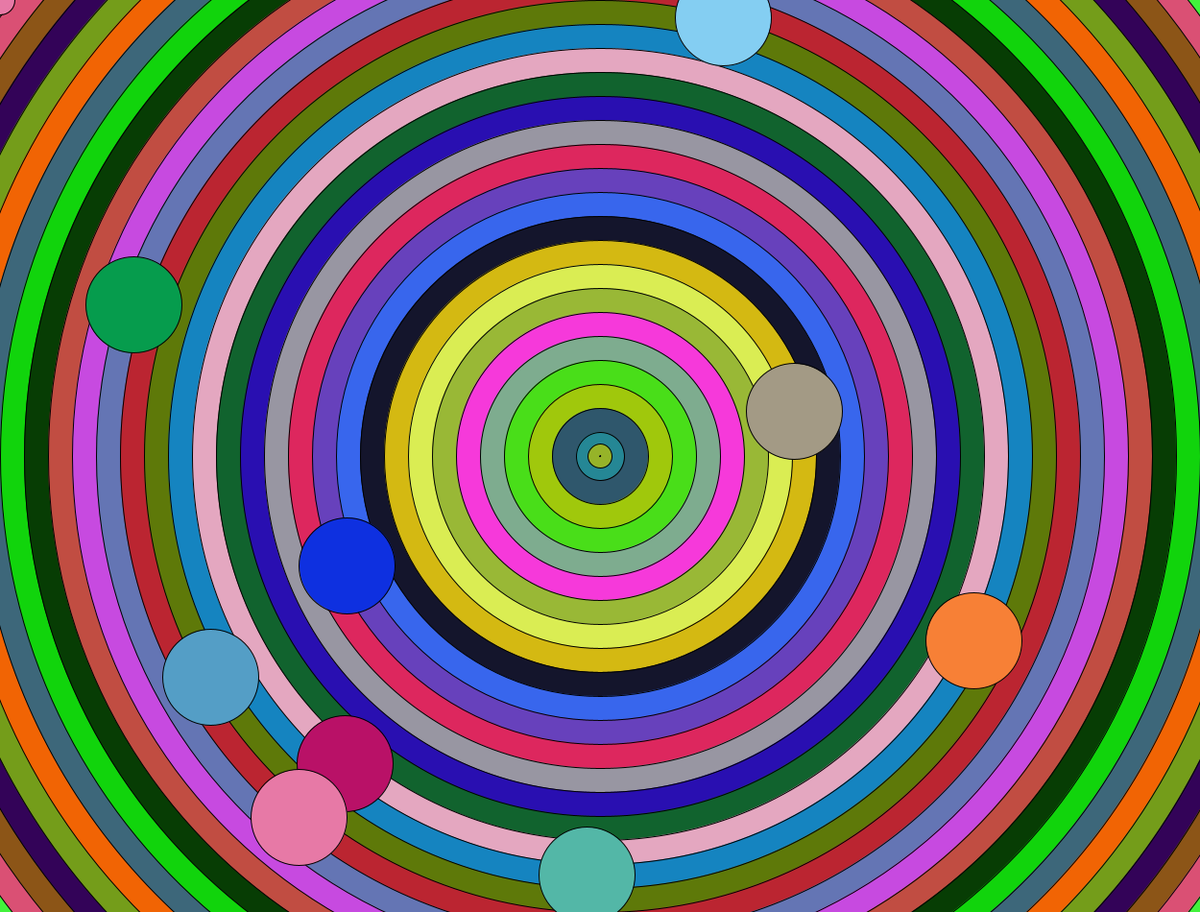
Frame 1 (no input)
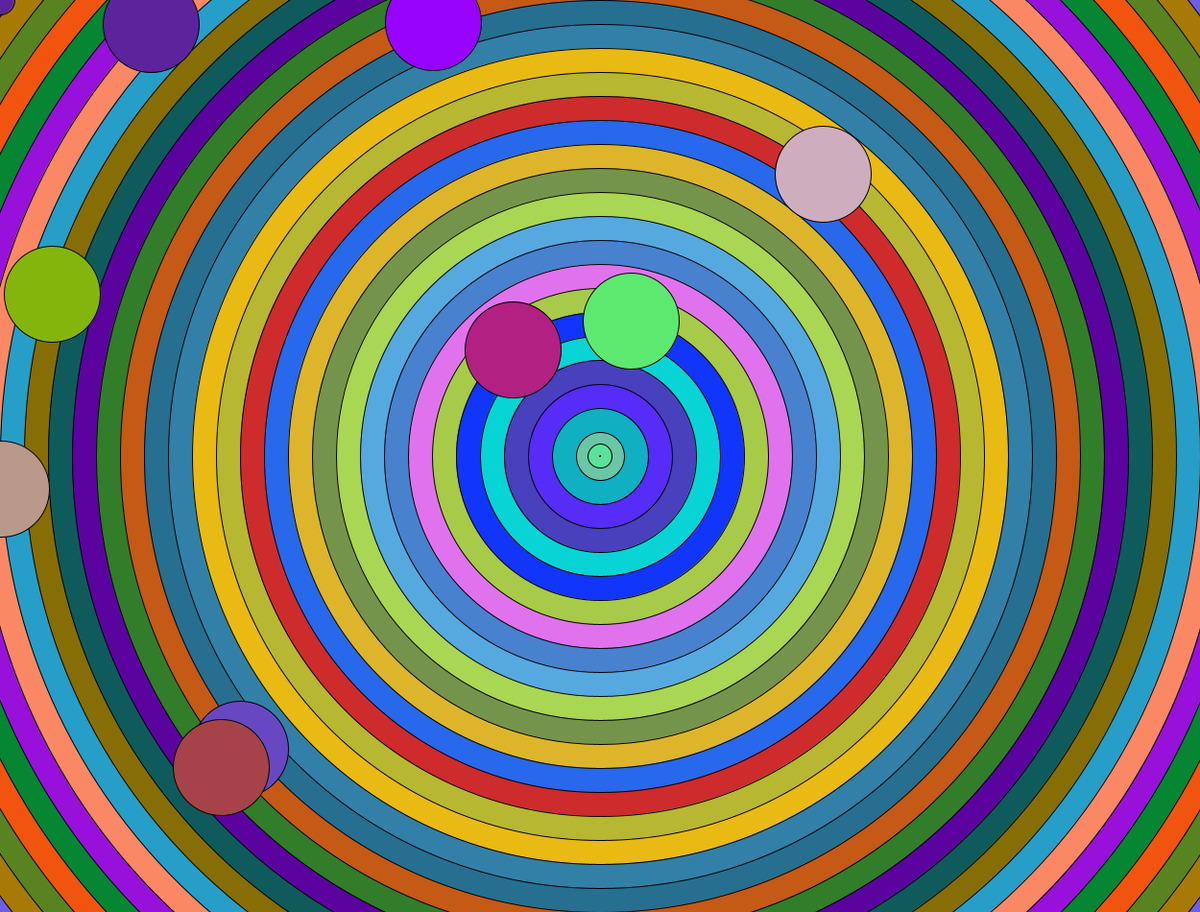
Frame 60 (the mouse pressed at the canvas centre just before this capture)
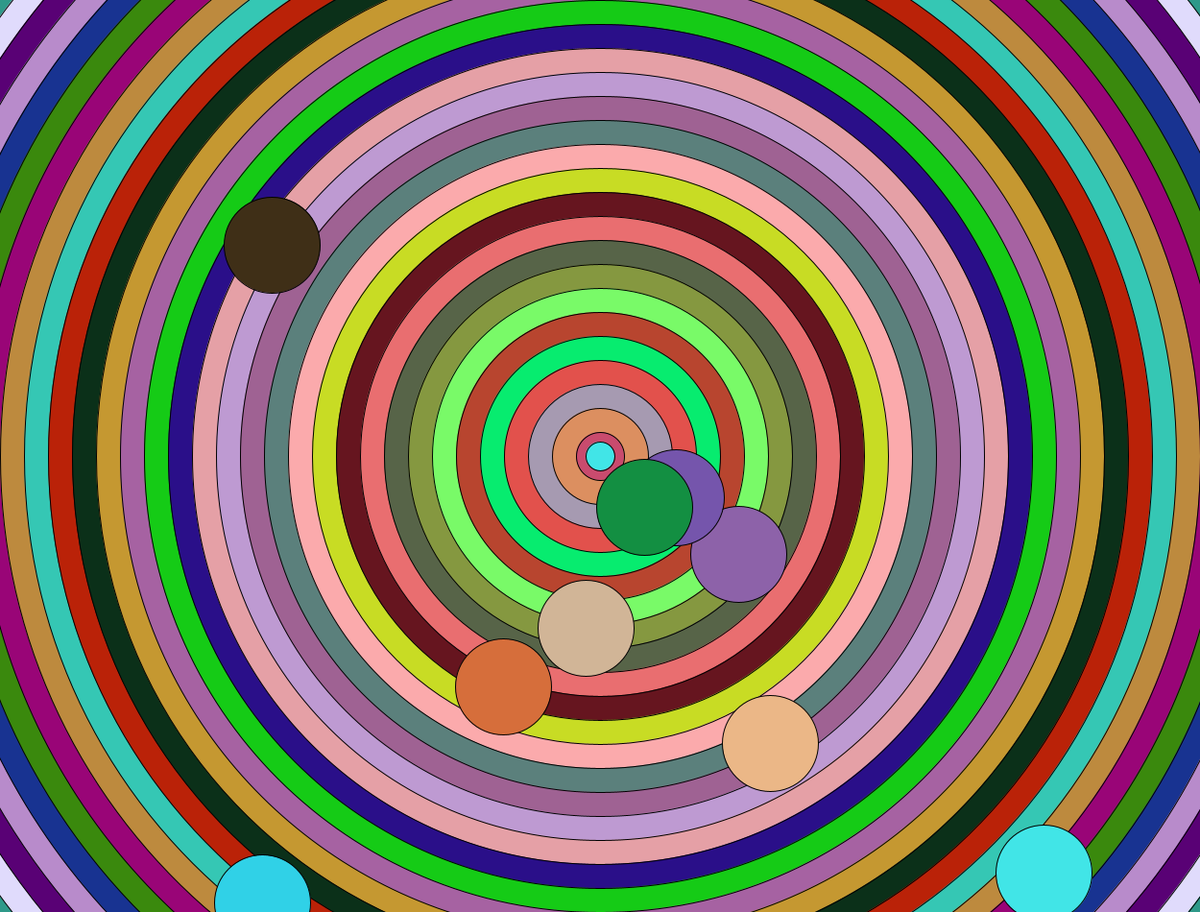
Frame 120 (the mouse held since frame 60 and released just before this capture)

The Processing sketch that drew these frames (run headless with seeded random() and noise(); from frame 60 on, the mouse is pressed at the canvas centre):

// Processing sketch: processing_62213
// ── processing_62213.pde

void setup()
{
  size(1250, 950);
  background(255, 255, 255);
  smooth();
  frameRate(random(60));
}

void draw()
{
  background(random(255),random(255),random(255));
  
 
  fill(random(255),random(255),random(255));
  ellipse( width/2, height/2, 1550, 1550 );
  fill(random(255),random(255),random(255));
  ellipse( width/2, height/2, 1500, 1500);
  fill(random(255),random(255),random(255));
  ellipse( width/2, height/2, 1450, 1450 );
  fill(random(255),random(255),random(255));
  ellipse( width/2, height/2, 1400, 1400 );
  fill(random(255),random(255),random(255));
  ellipse( width/2, height/2, 1350, 1350 );
  fill(random(255),random(255),random(255));
  ellipse( width/2, height/2, 1300,1300 );
  fill(random(255),random(255),random(255));
  ellipse( width/2, height/2, 1250, 1250 );
  fill(random(255),random(255),random(255));
  ellipse( width/2, height/2, 1200, 1200 );
  fill(random(255),random(255),random(255));
  ellipse( width/2, height/2, 1150, 1150 );
 
  fill(random(255),random(255),random(255));
  ellipse( width/2, height/2, 1100, 1100 );
  fill(random(255),random(255),random(255));
  ellipse( width/2, height/2, 1050, 1050 );
  fill(random(255),random(255),random(255));
  ellipse( width/2, height/2, 1000, 1000 );
  fill(random(255),random(255),random(255));
  ellipse( width/2, height/2, 950, 950 );
  fill(random(255),random(255),random(255));
  ellipse( width/2, height/2, 900, 900 );
  fill(random(255),random(255),random(255));
  ellipse( width/2, height/2, 850, 850 );
  fill(random(255),random(255),random(255));
  ellipse( width/2, height/2, 800, 800 );
  fill(random(255),random(255),random(255));
  ellipse( width/2, height/2, 750,750 );
 
  fill(random(255),random(255),random(255));
  ellipse( width/2, height/2, 700, 700 );
  fill(random(255),random(255),random(255));
  ellipse( width/2, height/2, 650, 650 );
  fill(random(255),random(255),random(255));
  ellipse( width/2, height/2, 600, 600 );
  fill(random(255),random(255),random(255));
  ellipse( width/2, height/2, 550, 550 );
  fill(random(255),random(255),random(255));
  ellipse( width/2, height/2, 500, 500 );
  fill(random(255),random(255),random(255));
  ellipse( width/2, height/2, 450, 450 );
  fill(random(255),random(255),random(255));
  ellipse( width/2, height/2, 25, 25 );
  fill(random(255),random(255),random(255));
  ellipse( width/2, height/2, 400,400 );
 
  fill(random(255),random(255),random(255));
  ellipse( width/2, height/2, 350, 350 );
  fill(random(255),random(255),random(255));
  ellipse( width/2, height/2, 300, 300 );
  fill(random(255),random(255),random(255));
  ellipse( width/2, height/2, 250, 250 );
  fill(random(255),random(255),random(255));
  ellipse( width/2, height/2, 200, 200 );
  fill(random(255),random(255),random(255));
  ellipse( width/2, height/2, 150, 150 );
  fill(random(255),random(255),random(255));
  ellipse( width/2, height/2, 100, 100 );
  fill(random(255),random(255),random(255));
  ellipse( width/2, height/2, 25, 25 );
  fill(random(255),random(255),random(255));
  ellipse( width/2, height/2, 50, 50 );
  fill(random(255),random(255),random(255));
  ellipse( width/2, height/2, 25, 25 );
  fill(random(255),random(255),random(255));
  ellipse( width/2, height/2, 1, 1 );
 

  
  fill(random(255),random(255),random(255));
  ellipse(random(1250), random(950), (100), (100));
  fill(random(255),random(255),random(255));
  ellipse(random(1250), random(950), (100), (100));
  fill(random(255),random(255),random(255));
  ellipse(random(1250), random(950), (100), (100));
  fill(random(255),random(255),random(255));
  ellipse(random(1250), random(950), (100), (100));
  fill(random(255),random(255),random(255));
  ellipse(random(1250), random(950), (100), (100));
  fill(random(255),random(255),random(255));
  ellipse(random(1250), random(950), (100), (100));
  fill(random(255),random(255),random(255));
  ellipse(random(1250), random(950), (100), (100));
  fill(random(255),random(255),random(255));
  ellipse(random(1250), random(950), (100), (100));
  fill(random(255),random(255),random(255));
  ellipse(random(1250), random(950), (100), (100));
  
  
  
  ellipse( mouseX, mouseY, 30, 30 );
}
